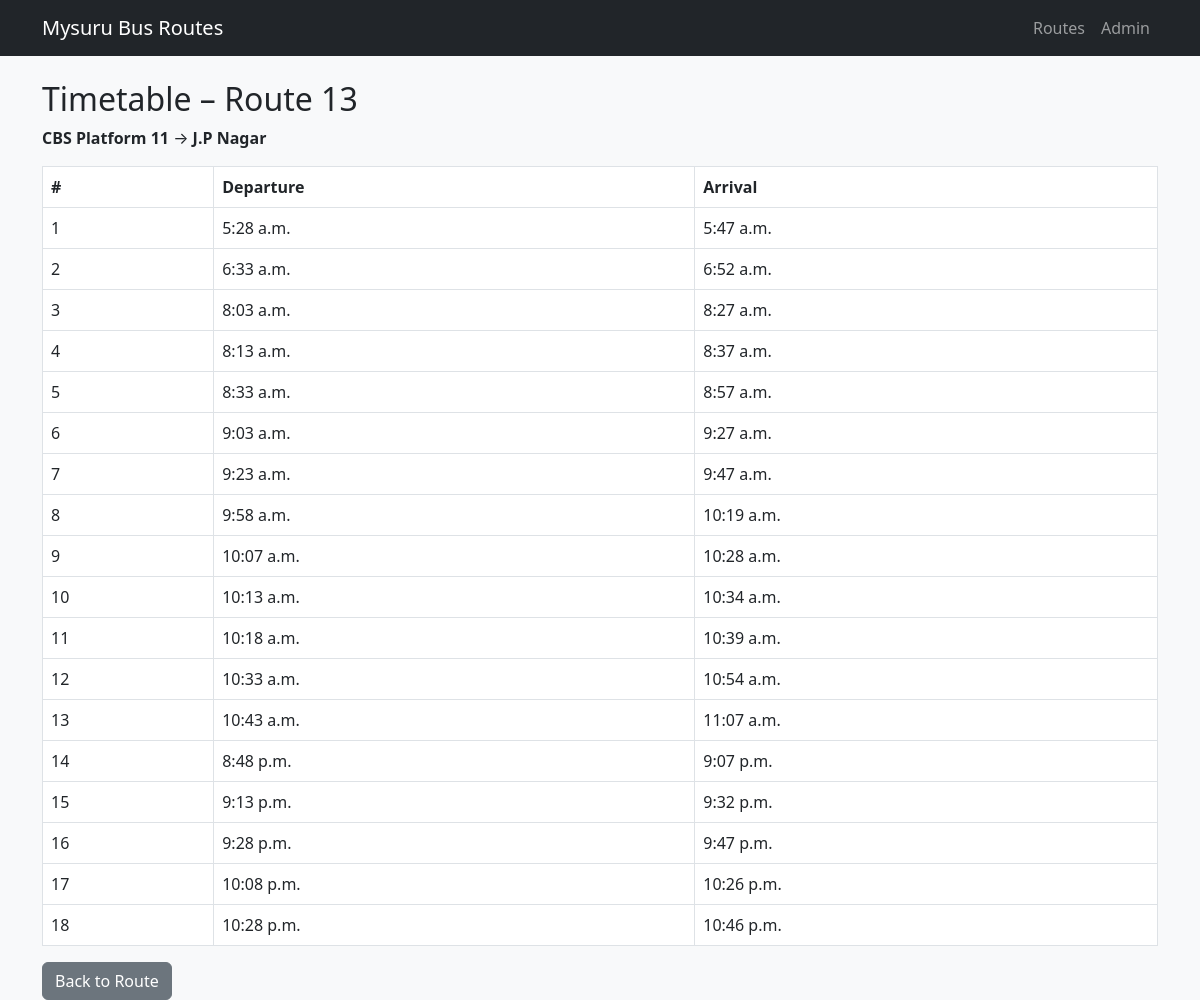
Screenshot of /routes/5/timetable/ with the database file from the repository.
### bus_transport/models.py (models this page shows, shortened)
class BusRoute(models.Model):
    route_number = models.CharField(max_length=10)
    start_point = models.CharField(max_length=100)
    end_point = models.CharField(max_length=100)

class Timetable(models.Model):
    route = models.ForeignKey(BusRoute, on_delete=models.CASCADE, related_name='timetables')
    departure_time = models.TimeField()
    arrival_time = models.TimeField()

### bus_transport/views.py (the view)
# urls.py: path("routes/<int:route_id>/timetable/", views.timetable_page, name="timetable_page"),
def timetable_page(request, route_id):
    route = get_object_or_404(BusRoute, id=route_id)
    timetable = route.timetables.all().order_by("departure_time")
    context = {
        "route": route,
        "timetable": timetable,
    }
    return render(request, "bus_transport/timetable.html", context)

### bus_transport/templates/bus_transport/timetable.html
{% extends "bus_transport/base.html" %}
{% block content %}
<h2>Timetable – Route {{ route.route_number }}</h2>
<p><strong>{{ route.start_point }}</strong> → <strong>{{ route.end_point }}</strong></p>
<table class="table table-bordered mt-3">
    <thead>
    <tr>
        <th>#</th>
        <th>Departure</th>
        <th>Arrival</th>
    </tr>
    </thead>
    <tbody>
    {% for t in timetable %}
        <tr>
            <td>{{ forloop.counter }}</td>
            <td>{{ t.departure_time }}</td>
            <td>{{ t.arrival_time }}</td>
        </tr>
    {% endfor %}
    </tbody>
</table>
<a href="{% url 'bus_transport:route_detail' route.id %}" class="btn btn-secondary">
    Back to Route
</a>
{% endblock %}

### rows the page displays
BusRoute: route_number "13", start_point "CBS Platform 11", end_point "J.P Nagar"
Timetable: departure_time "5:28 a.m.", arrival_time "5:47 a.m."
Timetable: departure_time "6:33 a.m.", arrival_time "6:52 a.m."
Timetable: departure_time "8:03 a.m.", arrival_time "8:27 a.m."
Timetable: departure_time "8:13 a.m.", arrival_time "8:37 a.m."
Timetable: departure_time "8:33 a.m.", arrival_time "8:57 a.m."
Timetable: departure_time "9:03 a.m.", arrival_time "9:27 a.m."
Timetable: departure_time "9:23 a.m.", arrival_time "9:47 a.m."
Timetable: departure_time "9:58 a.m.", arrival_time "10:19 a.m."
Timetable: departure_time "10:07 a.m.", arrival_time "10:28 a.m."
Timetable: departure_time "10:13 a.m.", arrival_time "10:34 a.m."
Timetable: departure_time "10:18 a.m.", arrival_time "10:39 a.m."
Timetable: departure_time "10:33 a.m.", arrival_time "10:54 a.m."
Timetable: departure_time "10:43 a.m.", arrival_time "11:07 a.m."
Timetable: departure_time "8:48 p.m.", arrival_time "9:07 p.m."
Timetable: departure_time "9:13 p.m.", arrival_time "9:32 p.m."
Timetable: departure_time "9:28 p.m.", arrival_time "9:47 p.m."
Timetable: departure_time "10:08 p.m.", arrival_time "10:26 p.m."
Timetable: departure_time "10:28 p.m.", arrival_time "10:46 p.m."
